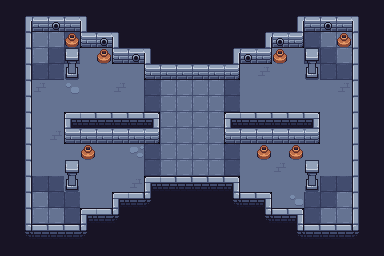

A 2D game scene composited from a Tiled map and its tileset images. What follows is a short description and the map's XML, with every tile layer's data as written:
An orthogonal 24x16 tile map with 16x16 px tiles, 3 tile layers (base, accessories, foreground) and 8 objects.

<map version="1.10" tiledversion="1.12.0" orientation="orthogonal" renderorder="right-down" width="24" height="16" tilewidth="16" tileheight="16" infinite="0" nextlayerid="8" nextobjectid="17">
 <tileset firstgid="1" source="cryptophage-ts.tsx" />
 <layer id="1" name="base" width="24" height="16">
  <data encoding="csv">
231,231,231,231,231,231,231,231,231,231,231,231,231,231,231,231,231,231,231,231,231,231,231,231,
231,263,259,318,259,262,231,231,231,231,231,231,231,231,231,231,231,231,263,259,318,259,262,231,
231,232,371,371,372,258,318,262,231,231,231,231,231,231,231,231,263,318,260,372,371,371,230,231,
231,232,371,372,372,373,373,258,318,262,231,231,231,231,263,318,260,373,373,372,372,371,230,231,
231,232,372,372,373,373,373,373,373,258,259,259,259,259,260,373,374,373,373,373,372,372,230,231,
231,232,374,373,373,373,373,374,373,372,371,371,371,371,372,373,373,373,373,373,373,374,230,231,
231,232,373,373,373,373,373,373,373,372,371,371,371,371,372,373,373,373,373,373,373,373,230,231,
231,232,373,373,202,203,203,203,203,204,371,371,371,371,202,203,203,203,203,204,373,373,230,231,
231,232,373,374,258,259,259,259,259,260,371,371,371,371,258,259,259,259,259,260,373,373,230,231,
231,232,373,373,373,373,373,373,373,372,371,371,371,371,372,373,373,373,373,373,373,373,230,231,
231,232,373,373,373,373,373,373,373,372,371,371,371,371,372,373,373,374,373,373,373,373,230,231,
231,232,372,372,373,373,373,373,374,202,203,203,203,203,204,373,373,373,373,373,372,372,230,231,
231,232,371,372,372,373,373,202,203,234,231,231,231,231,235,203,204,373,373,372,372,371,230,231,
231,232,371,371,372,202,203,234,231,231,231,231,231,231,231,231,235,203,204,372,371,371,230,231,
231,235,203,203,203,234,231,231,231,231,231,231,231,231,231,231,231,231,235,203,203,203,234,231,
231,231,231,231,231,231,231,231,231,231,231,231,231,231,231,231,231,231,231,231,231,231,231,231
</data>
 </layer>
 <layer id="2" name="accessories" width="24" height="16">
  <data encoding="csv">
0,0,0,0,0,0,0,0,0,0,0,0,0,0,0,0,0,0,0,0,0,0,0,0,
0,0,0,0,0,0,0,0,0,0,0,0,0,0,0,0,0,0,0,0,0,0,0,0,
0,0,0,0,339,0,0,0,0,0,0,0,0,0,0,0,0,0,0,0,0,339,0,0,
0,0,0,0,0,0,339,0,0,0,0,0,0,0,0,0,0,339,0,0,0,0,0,0,
0,0,0,0,538,0,0,0,0,0,0,0,0,0,0,0,0,0,0,538,0,0,0,0,
0,0,0,0,348,0,0,0,0,0,0,0,0,0,0,0,0,0,0,0,0,0,0,0,
0,0,0,0,0,0,0,0,0,0,0,0,0,0,0,0,0,0,0,0,0,0,0,0,
0,0,0,0,0,0,0,0,0,0,0,0,0,0,0,0,0,0,0,0,0,0,0,0,
0,0,0,0,0,0,0,0,0,0,0,0,0,0,0,0,0,0,0,0,0,0,0,0,
0,0,0,0,0,339,0,0,376,0,0,0,0,0,0,0,339,0,339,0,0,0,0,0,
0,0,0,0,0,0,0,0,0,0,0,0,0,0,0,0,0,0,0,0,0,0,0,0,
0,0,0,0,538,0,0,0,0,0,0,0,0,0,0,0,0,0,0,538,0,0,0,0,
0,0,0,0,0,0,0,0,0,0,0,0,0,0,0,0,0,0,348,0,0,0,0,0,
0,0,0,0,0,0,0,0,0,0,0,0,0,0,0,0,0,0,0,0,0,0,0,0,
0,0,0,0,0,0,0,0,0,0,0,0,0,0,0,0,0,0,0,0,0,0,0,0,
0,0,0,0,0,0,0,0,0,0,0,0,0,0,0,0,0,0,0,0,0,0,0,0
</data>
 </layer>
 <objectgroup id="4" name="p-entrances-left">
  <object id="13" x="16" y="32" width="16" height="192" />
 </objectgroup>
 <objectgroup id="5" name="p-entrances-right">
  <object id="12" x="352" y="32" width="16" height="192" />
 </objectgroup>
 <objectgroup id="6" name="p-entrances-up">
  <object id="9" x="304" y="16" width="48" height="16" />
  <object id="10" x="160" y="64" width="64" height="16" />
  <object id="11" x="32" y="16" width="48" height="16" />
 </objectgroup>
 <objectgroup id="7" name="p-entrances-down">
  <object id="14" x="32" y="224" width="48" height="16" />
  <object id="15" x="160" y="176" width="64" height="16" />
  <object id="16" x="304" y="224" width="48" height="16" />
 </objectgroup>
 <layer id="3" name="foreground" width="24" height="16">
  <data encoding="csv">
0,0,0,0,0,0,0,0,0,0,0,0,0,0,0,0,0,0,0,0,0,0,0,0,
0,0,0,0,0,0,0,0,0,0,0,0,0,0,0,0,0,0,0,0,0,0,0,0,
0,0,0,0,0,0,0,0,0,0,0,0,0,0,0,0,0,0,0,0,0,0,0,0,
0,0,0,0,510,0,0,0,0,0,0,0,0,0,0,0,0,0,0,510,0,0,0,0,
0,0,0,0,0,0,0,0,0,0,0,0,0,0,0,0,0,0,0,0,0,0,0,0,
0,0,0,0,0,0,0,0,0,0,0,0,0,0,0,0,0,0,0,0,0,0,0,0,
0,0,0,0,0,0,0,0,0,0,0,0,0,0,0,0,0,0,0,0,0,0,0,0,
0,0,0,0,0,0,0,0,0,0,0,0,0,0,0,0,0,0,0,0,0,0,0,0,
0,0,0,0,0,0,0,0,0,0,0,0,0,0,0,0,0,0,0,0,0,0,0,0,
0,0,0,0,0,0,0,0,0,0,0,0,0,0,0,0,0,0,0,0,0,0,0,0,
0,0,0,0,510,0,0,0,0,0,0,0,0,0,0,0,0,0,0,510,0,0,0,0,
0,0,0,0,0,0,0,0,0,0,0,0,0,0,0,0,0,0,0,0,0,0,0,0,
0,0,0,0,0,0,0,0,0,0,0,0,0,0,0,0,0,0,0,0,0,0,0,0,
0,0,0,0,0,0,0,0,0,0,0,0,0,0,0,0,0,0,0,0,0,0,0,0,
0,0,0,0,0,0,0,0,0,0,0,0,0,0,0,0,0,0,0,0,0,0,0,0,
0,0,0,0,0,0,0,0,0,0,0,0,0,0,0,0,0,0,0,0,0,0,0,0
</data>
 </layer>
</map>
